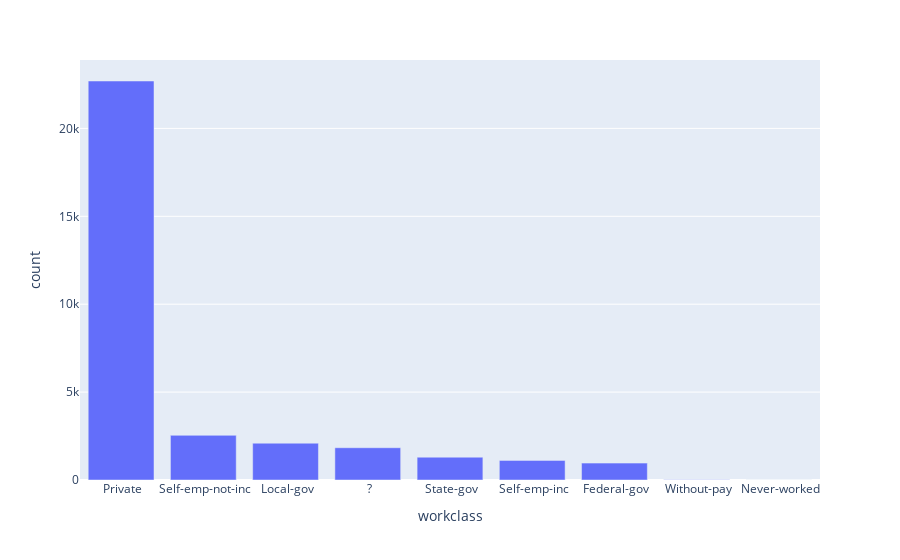
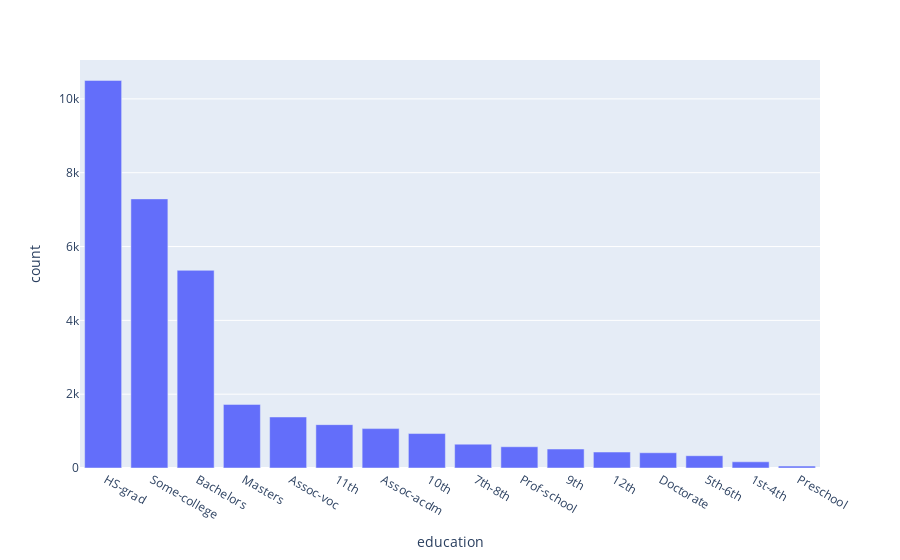
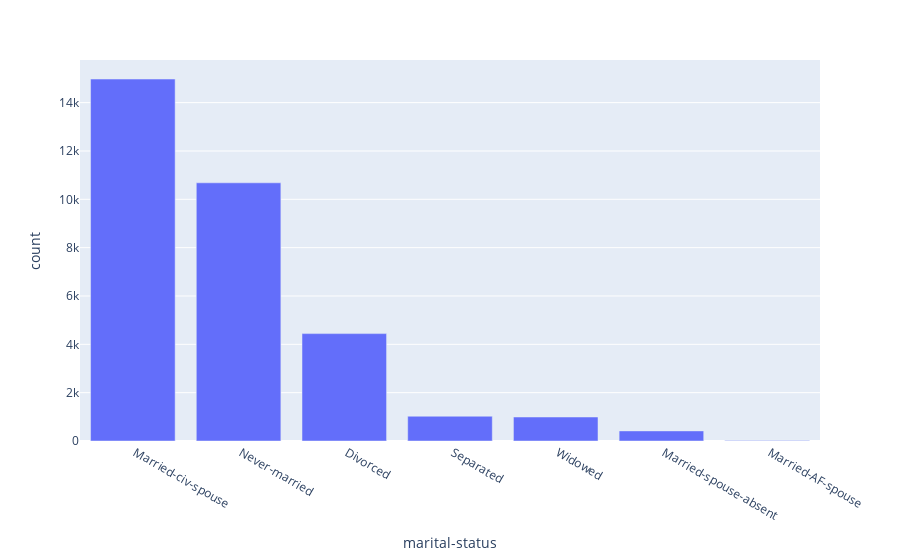
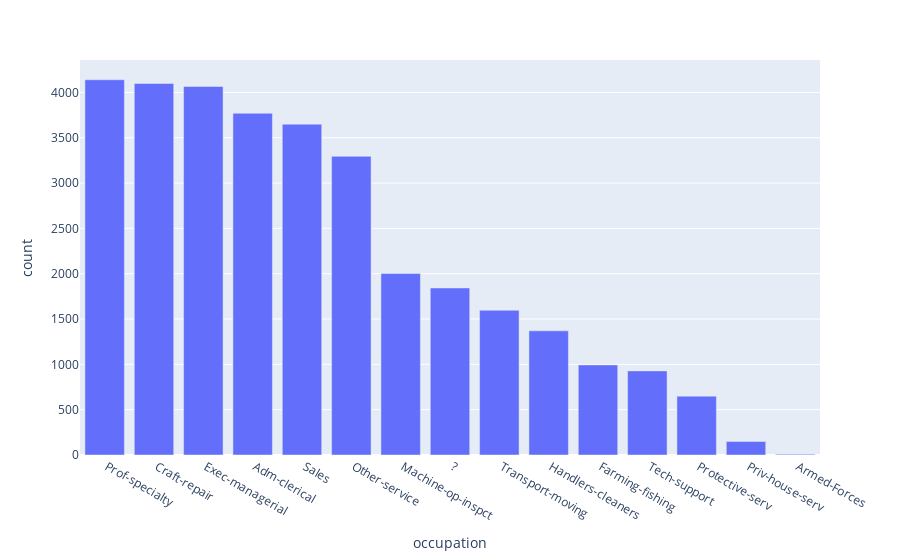

These figures' notebook cell, in order:
### Code cell
for col in cat_cols:
    df1 = df[col].value_counts().rename_axis('values').reset_index()
    fig = px.bar(x=df1['values'],y = df1[col])
    fig.update_xaxes(title_text=col)
    fig.update_yaxes(title_text='count')
    fig.show()

### Figure 1 — Plotly figure (JSON) as saved in the notebook; plotly's stock layout.template omitted (floating-point values rounded to 4 significant figures)
{"data": [{"alignmentgroup": "True", "hovertemplate": "x=%{x}<br>y=%{y}<extra></extra>", "legendgroup": "", "marker": {"color": "#636efa", "pattern": {"shape": ""}}, "name": "", "offsetgroup": "", "orientation": "v", "showlegend": false, "textposition": "auto", "type": "bar", "x": [" Private", " Self-emp-not-inc", " Local-gov", " ?", " State-gov", " Self-emp-inc", " Federal-gov", " Without-pay", " Never-worked"], "xaxis": "x", "y": [22696, 2541, 2093, 1836, 1298, 1116, 960, 14, 7], "yaxis": "y"}], "layout": {"barmode": "relative", "legend": {"tracegroupgap": 0}, "margin": {"t": 60}, "xaxis": {"anchor": "y", "domain": [0, 1], "title": {"text": " workclass"}}, "yaxis": {"anchor": "x", "domain": [0, 1], "title": {"text": "count"}}}}

### Figure 2 — Plotly figure (JSON) as saved in the notebook; plotly's stock layout.template omitted (floating-point values rounded to 4 significant figures)
{"data": [{"alignmentgroup": "True", "hovertemplate": "x=%{x}<br>y=%{y}<extra></extra>", "legendgroup": "", "marker": {"color": "#636efa", "pattern": {"shape": ""}}, "name": "", "offsetgroup": "", "orientation": "v", "showlegend": false, "textposition": "auto", "type": "bar", "x": [" HS-grad", " Some-college", " Bachelors", " Masters", " Assoc-voc", " 11th", " Assoc-acdm", " 10th", " 7th-8th", " Prof-school", " 9th", " 12th", " Doctorate", " 5th-6th", " 1st-4th", " Preschool"], "xaxis": "x", "y": [10501, 7291, 5355, 1723, 1382, 1175, 1067, 933, 646, 576, 514, 433, 413, 333, 168, 51], "yaxis": "y"}], "layout": {"barmode": "relative", "legend": {"tracegroupgap": 0}, "margin": {"t": 60}, "xaxis": {"anchor": "y", "domain": [0, 1], "title": {"text": " education"}}, "yaxis": {"anchor": "x", "domain": [0, 1], "title": {"text": "count"}}}}

### Figure 3 — Plotly figure (JSON) as saved in the notebook; plotly's stock layout.template omitted (floating-point values rounded to 4 significant figures)
{"data": [{"alignmentgroup": "True", "hovertemplate": "x=%{x}<br>y=%{y}<extra></extra>", "legendgroup": "", "marker": {"color": "#636efa", "pattern": {"shape": ""}}, "name": "", "offsetgroup": "", "orientation": "v", "showlegend": false, "textposition": "auto", "type": "bar", "x": [" Married-civ-spouse", " Never-married", " Divorced", " Separated", " Widowed", " Married-spouse-absent", " Married-AF-spouse"], "xaxis": "x", "y": [14976, 10683, 4443, 1025, 993, 418, 23], "yaxis": "y"}], "layout": {"barmode": "relative", "legend": {"tracegroupgap": 0}, "margin": {"t": 60}, "xaxis": {"anchor": "y", "domain": [0, 1], "title": {"text": " marital-status"}}, "yaxis": {"anchor": "x", "domain": [0, 1], "title": {"text": "count"}}}}

### Figure 4 — Plotly figure (JSON) as saved in the notebook; plotly's stock layout.template omitted (floating-point values rounded to 4 significant figures)
{"data": [{"alignmentgroup": "True", "hovertemplate": "x=%{x}<br>y=%{y}<extra></extra>", "legendgroup": "", "marker": {"color": "#636efa", "pattern": {"shape": ""}}, "name": "", "offsetgroup": "", "orientation": "v", "showlegend": false, "textposition": "auto", "type": "bar", "x": [" Prof-specialty", " Craft-repair", " Exec-managerial", " Adm-clerical", " Sales", " Other-service", " Machine-op-inspct", " ?", " Transport-moving", " Handlers-cleaners", " Farming-fishing", " Tech-support", " Protective-serv", " Priv-house-serv", " Armed-Forces"], "xaxis": "x", "y": [4140, 4099, 4066, 3770, 3650, 3295, 2002, 1843, 1597, 1370, 994, 928, 649, 149, 9], "yaxis": "y"}], "layout": {"barmode": "relative", "legend": {"tracegroupgap": 0}, "margin": {"t": 60}, "xaxis": {"anchor": "y", "domain": [0, 1], "title": {"text": " occupation"}}, "yaxis": {"anchor": "x", "domain": [0, 1], "title": {"text": "count"}}}}
